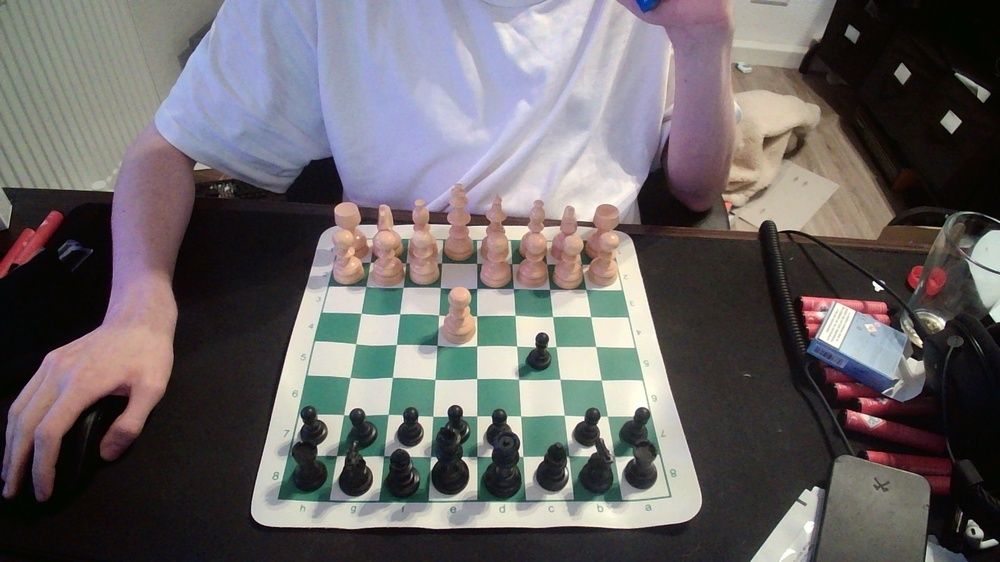
#> input picture ChessCam/pictures/0.jpg, 1000 x 562 px, shrunk from 1920 x 1080 before the run
$ jupyter execute --allow-errors selectByClick.ipynb
#> lines starting #> are read from the running program, lines starting #| are printed output that depends on the picture
[cell 1]
import cv2
import numpy as np
import matplotlib.pyplot as plt

[cell 2]
def order_points(points):
    rect = np.zeros((4, 2), dtype="float32")
    s = points.sum(axis=1)
    rect[0] = points[np.argmin(s)]
    rect[2] = points[np.argmax(s)]
    diff = np.diff(points, axis=1)
    rect[1] = points[np.argmin(diff)]
    rect[3] = points[np.argmax(diff)]
    return rect

[cell 3]
def four_point_transform(image, points):
    rect = order_points(points)
    (tl, tr, br, bl) = rect
    widthA = np.sqrt(((br[0] - bl[0]) ** 2) + ((br[1] - bl[1]) ** 2))
    widthB = np.sqrt(((tr[0] - tl[0]) ** 2) + ((tr[1] - tl[1]) ** 2))
    maxWidth = max(int(widthA), int(widthB))
    heightA = np.sqrt(((tr[0] - br[0]) ** 2) + ((tr[1] - br[1]) ** 2))
    heightB = np.sqrt(((tl[0] - bl[0]) ** 2) + ((tl[1] - bl[1]) ** 2))
    maxHeight = max(int(heightA), int(heightB))
    dst = np.array([[0, 0], [maxWidth - 1, 0], [maxWidth - 1, maxHeight - 1], [0, maxHeight - 1]], dtype="float32")
    M = cv2.getPerspectiveTransform(rect, dst)
    warped = cv2.warpPerspective(image, M, (maxWidth, maxHeight))
    return warped

[cell 4]
def get_points(image):
    # Define the four corners of the object in the image
    points = []
    def click_event(event, x, y, flags, params):
        if event == cv2.EVENT_LBUTTONDOWN:
            points.append((x, y))
            if len(points) == 4:
                cv2.destroyWindow('image')
            else:
                cv2.circle(image, (x, y), 5, (0, 255, 0), -1)
                cv2.imshow('image', image)
    cv2.imshow('image', image)
    cv2.setMouseCallback('image', click_event)
    cv2.waitKey(0)

    return np.array(points)

[cell 5]
image = cv2.imread("./pictures/0.jpg")
#> image is the input picture: shape (562, 1000, 3); mean B, G, R 102.9, 101.5, 105.8
points = get_points(image)
#> points = empty array

[cell 6]
def filter_black_pieces(image):
    topdown = four_point_transform(image, points)

    # Convert to grayscale
    gray = cv2.cvtColor(topdown, cv2.COLOR_BGR2GRAY)

    # Convert the image to HSV color space
    hsv = cv2.cvtColor(topdown, cv2.COLOR_BGR2HSV)

    # Define the HSV range for the green color
    lower_green = np.array([45, 100, 50])
    upper_green = np.array([75, 255, 255])

    # Define the color range for the black pieces
    lower_black = np.array([0, 0, 0], dtype="uint8")
    upper_black = np.array([70, 70, 70], dtype="uint8")

    # Define the color range for the white pieces
    lower_white = np.array([120, 120, 120], dtype="uint8")
    upper_white = np.array([255, 255, 255], dtype="uint8")

    # Filter out the green color
    mask_green = cv2.inRange(hsv, lower_green, upper_green)
    #topdown[mask_green > 0] = (0, 0, 0)

    # Filter out the black pieces
    mask_black = cv2.inRange(topdown, lower_black, upper_black)
    filtered_black = cv2.bitwise_and(gray, gray, mask=mask_black)

    # Filter out the white pieces
    mask_white = cv2.inRange(topdown, lower_white, upper_white)
    filtered_white = cv2.bitwise_and(gray, gray, mask=mask_white)

    return filtered_black

[cell 7]
# Display the resulting images
image1 = cv2.imread("./pictures/5.jpg")
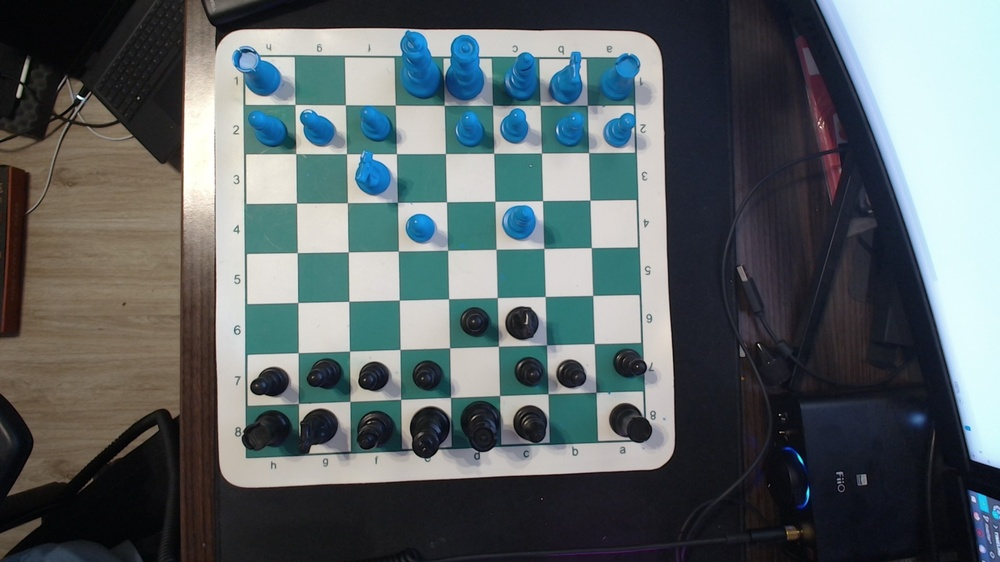
#> input picture ChessCam/pictures/5.jpg, 1000 x 562 px, shrunk from 1920 x 1080 before the run
#> image1 is the input picture: shape (562, 1000, 3); mean B, G, R 101.7, 99.3, 90.3
image2 = cv2.imread("./pictures/6.jpg")
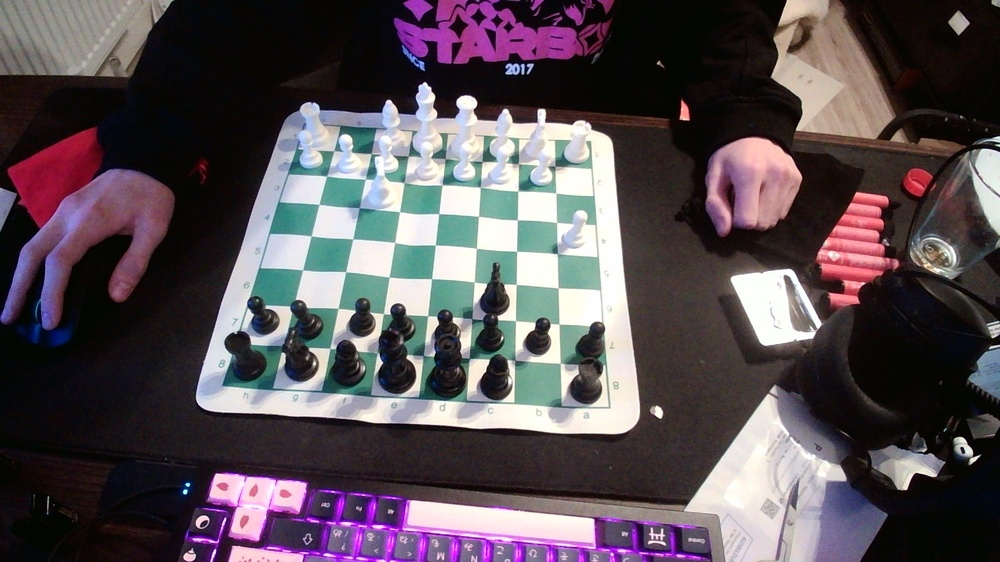
#> input picture ChessCam/pictures/6.jpg, 1000 x 562 px, shrunk from 1920 x 1080 before the run
#> image2 is the input picture: shape (562, 1000, 3); mean B, G, R 84.1, 78.4, 87.7
#> (the rest of this cell did not finish here and is left out)
